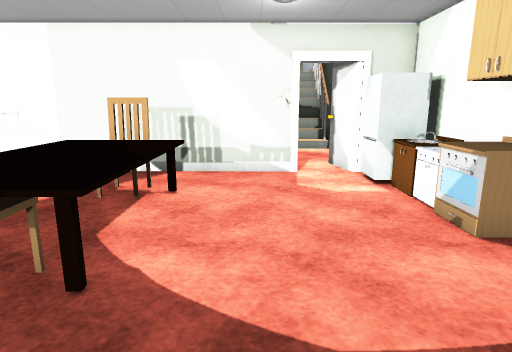
view 1 (above)

21 first-person views from a walk through a scene from a Unity 3-D project. The camera is 1.3 m above the floor, tilts 12° down and sees 75° across. The floor is counted in squares, 0.57 m on a side. Each view is taken from the middle of a square. On the plan, view 1 faces up. The plan holds only what a view shows up to about 19 squares ahead; the rest is blank. The place goes on beyond the plan. The player character is not drawn. Some surface patterns are stand-ins.

view 2
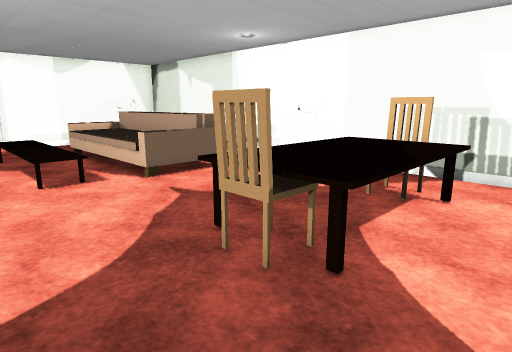

view 3
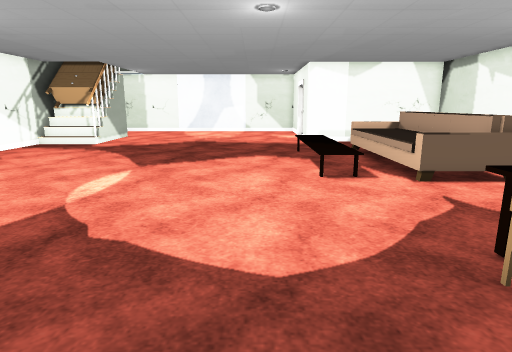

view 4
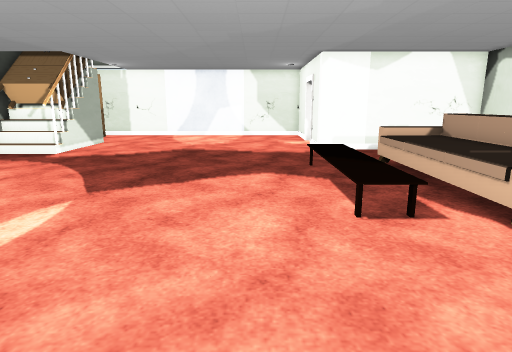

view 5
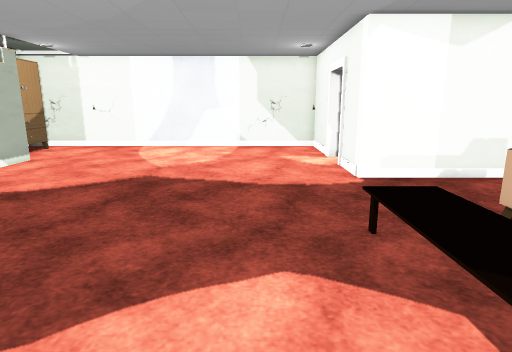

view 6
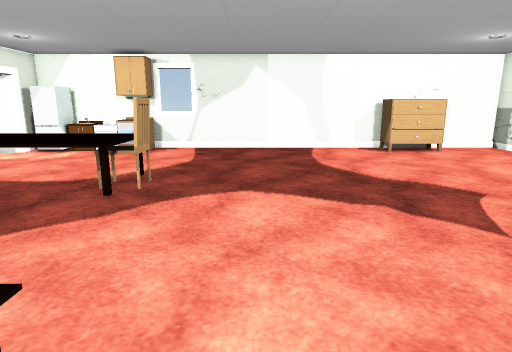

view 7
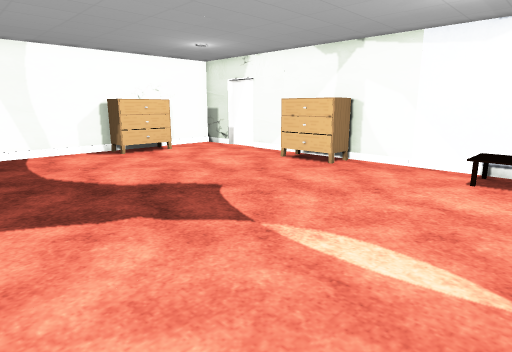

view 8
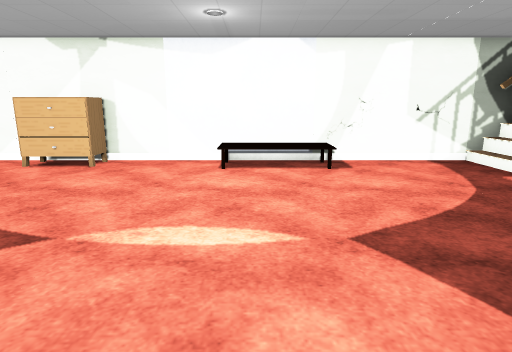

view 9
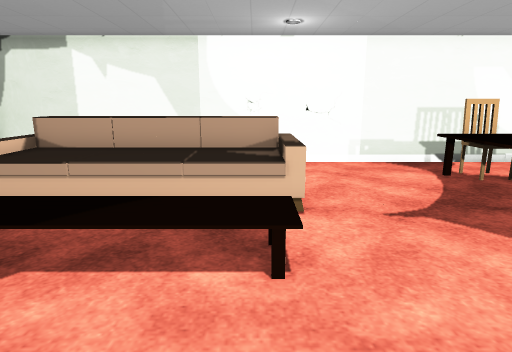

view 10
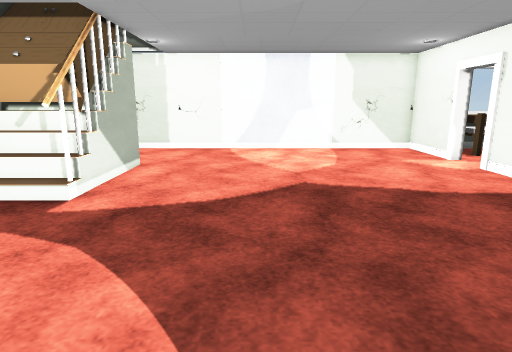

view 11
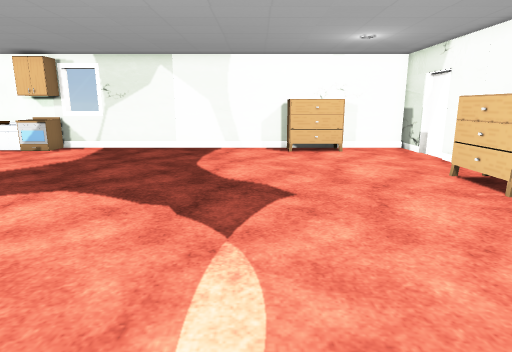

view 12
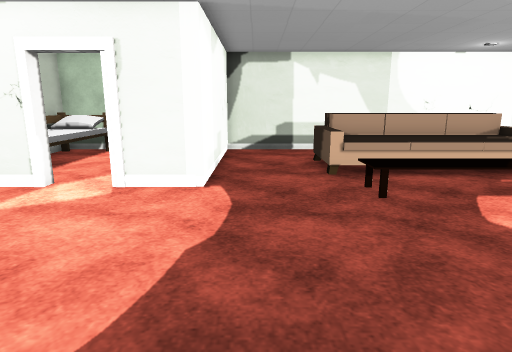

view 13
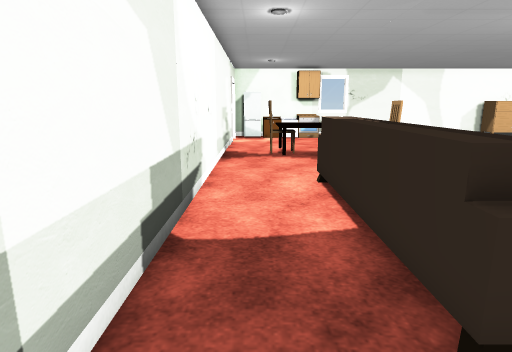

view 14
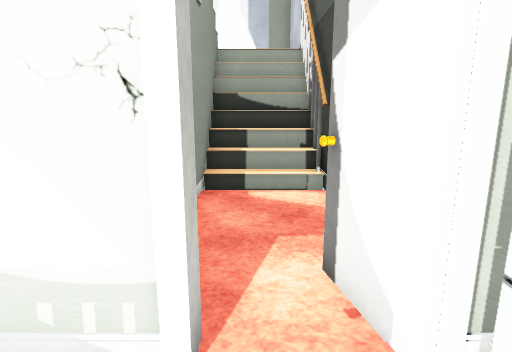

view 15
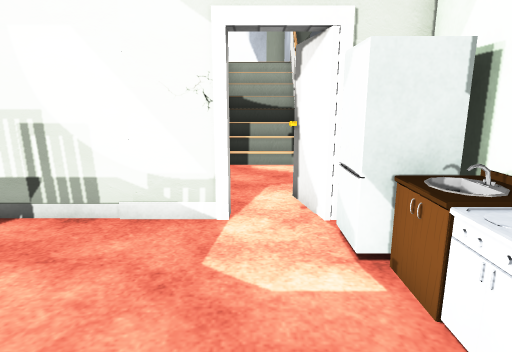

view 16
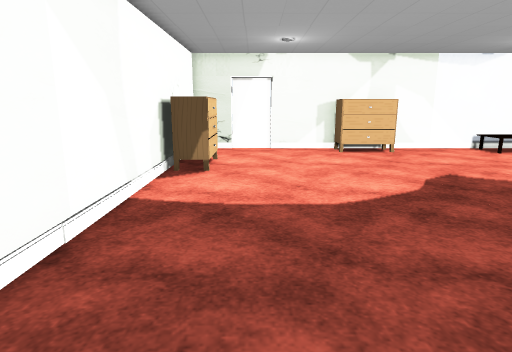

view 17
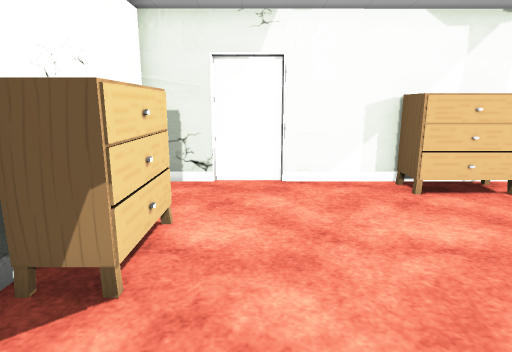

view 18
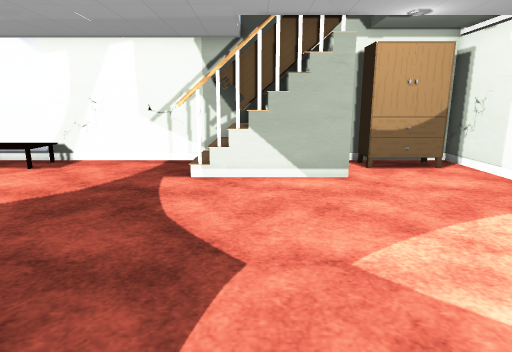

view 19
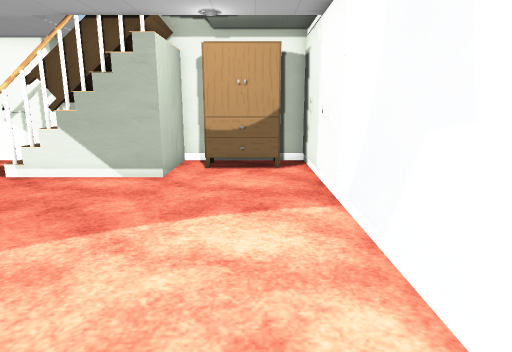

view 20
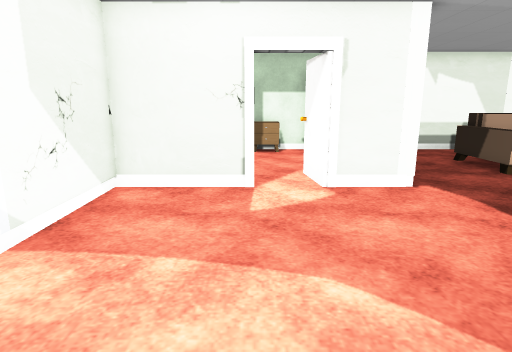

view 21
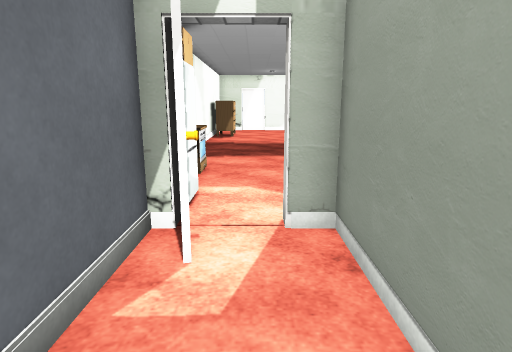

### Floor plan
Key: @ floor where view 1 was taken; # wall or solid block; x gap in a wall; . main floor; : floor 0.5 m higher than the main floor; / step, stairs or slope; = window, fence, low wall or low ledge; F fridge; C chair; S stove; A cabinet; O other object.
Columns run from 30 left of view 1 to 6 right of it. Each row starts with its distance up from view 1.
 25                                   #
 24                                   #
 23                                   #
 22                                x//#
 21                                #//#
 20                                #//#
 19                                #//#
 18                                #//#
 17                                #..#
 16                               # ..#
 15                               # ..#
 14                               # ..#
 13                               # .##
 12         ########################.###
 11         ##.......................#F
 10         ##.......................FFF
  9         ##...............OCCO.....OO
  8         ##..OOOOOOOOO....    .....SS
  7         ##..OOOOOOOOO....    .....SS
  6         ##..OOOOOOOOO....O   .....AA
  5       # ##..OOOOOOOOO....O  O......##
  4     #.####...............OO O......=
  3 #####.###..../::::::......CC.......#
  2 #............///////...............#
  1 #..................................#
  0 #.............................@....#
 -1 #..................................#
 -2 #..................................#
 -3 #..................................#
 -4 #..................................#
 -5 #..................................#
 -6 #..................................#
 -7 #.................................OO
 -8 #.................................OO
 -9 #.................................OO
-10 #....###O##........................#
-11 #OOOO###OO/...../////....OOOO......#
-12 #O  O# OOO/...../::::....OOOO......#
-13 ##  ################################

Positions as (right, up) in squares from view 1, and headings:
1: (0, 0), facing up
2: (0, 0), facing up-left
3: (0, 0), facing left
4: (-4, 0), facing left
5: (-11, 0), facing left
6: (-13, 0), facing right
7: (-12, 0), facing down-right
8: (-11, 1), facing down
9: (-11, -2), facing up
10: (-12, -5), facing left
11: (-13, -5), facing right
12: (-20, -6), facing up
13: (-20, 10), facing right
14: (2, 9), facing up
15: (2, 5), facing up
16: (2, 5), facing down
17: (2, -3), facing down
18: (-22, 1), facing down
19: (-28, 1), facing down
20: (-26, -6), facing up
21: (2, 18), facing down
